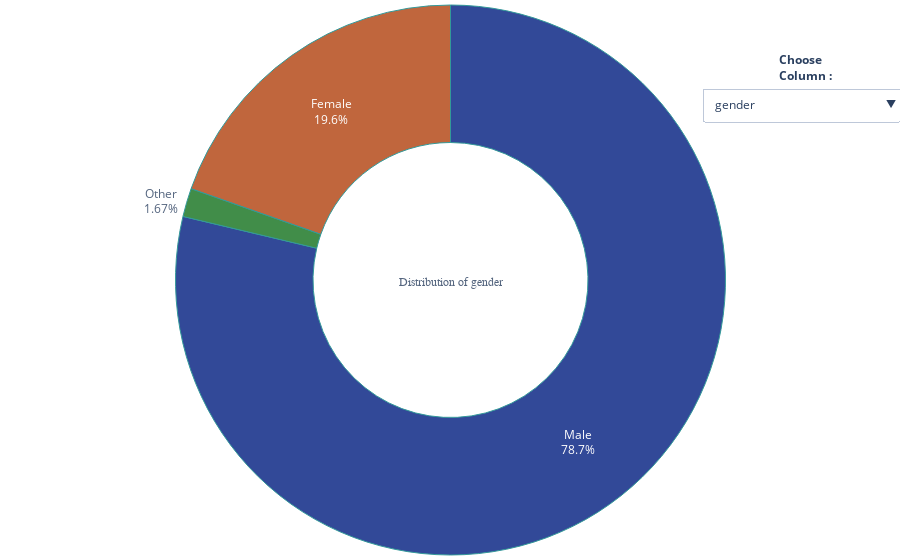

Notebook cell for this chart:
### Code cell
# Univariate visualization of categorical variables

df_ = df.drop(['age'], axis=1)

buttons = []
i = 0
vis = [False] * 24

for col in df_.columns:
    vis[i] = True
    buttons.append({'label' : col,
             'method' : 'update',
             'args'   : [{'visible' : vis},
             {'title'  : col}] })
    i+=1
    vis = [False] * 24

fig = go.Figure()

for col in df_.columns:
    fig.add_trace(go.Pie(
             values = df_[col].value_counts(),
             labels = df_[col].value_counts().index,
             title = dict(text = 'Distribution of {}'.format(col),
                          font = dict(size=12, family = 'Arial'),
                          ),
             hole = 0.5,
             hoverinfo='label+percent',))

fig.update_traces(hoverinfo='label+percent',
                  textinfo='label+percent',
                  textfont_size=12,
                  opacity = 0.8,
                  showlegend = False,
                  marker = dict(colors = sns.color_palette('dark').as_hex(),
                              line=dict(color='#008080', width=1)))


fig.update_layout(margin=dict(t=0, b=0, l=0, r=0),
                  updatemenus = [dict(
                        type = 'dropdown',
                        x = 1.15,
                        y = 0.85,
                        showactive = True,
                        active = 0,
                        buttons = buttons)],
                 annotations=[
                             dict(text = "<b>Choose<br>Column<b> : ",
                             showarrow=False,
                             x = 1.06, y = 0.92, yref = "paper", align = "left")])

for i in range(1,22):
    fig.data[i].visible = False

fig.show()

### Figure 1 — Plotly figure (JSON) as saved in the notebook; plotly's stock layout.template omitted (floating-point values rounded to 4 significant figures)
{"data": [{"hole": 0.5, "hoverinfo": "label+percent", "labels": ["Male", "Female", "Other"], "marker": {"colors": ["#001c7f", "#b1400d", "#12711c", "#8c0800", "#591e71", "#592f0d", "#a23582", "#3c3c3c", "#b8850a", "#006374"], "line": {"color": "#008080", "width": 1}}, "opacity": 0.8, "showlegend": false, "textfont": {"size": 12}, "textinfo": "label+percent", "title": {"font": {"family": "Arial", "size": 12}, "text": "Distribution of gender"}, "type": "pie", "values": [991, 247, 21]}, {"hole": 0.5, "hoverinfo": "label+percent", "labels": ["No", "Yes", "Don't know"], "marker": {"colors": ["#001c7f", "#b1400d", "#12711c", "#8c0800", "#591e71", "#592f0d", "#a23582", "#3c3c3c", "#b8850a", "#006374"], "line": {"color": "#008080", "width": 1}}, "opacity": 0.8, "showlegend": false, "textfont": {"size": 12}, "textinfo": "label+percent", "title": {"font": {"family": "Arial", "size": 12}, "text": "Distribution of self_employed"}, "type": "pie", "values": [1095, 146, 18], "visible": false}, {"hole": 0.5, "hoverinfo": "label+percent", "labels": ["No", "Yes"], "marker": {"colors": ["#001c7f", "#b1400d", "#12711c", "#8c0800", "#591e71", "#592f0d", "#a23582", "#3c3c3c", "#b8850a", "#006374"], "line": {"color": "#008080", "width": 1}}, "opacity": 0.8, "showlegend": false, "textfont": {"size": 12}, "textinfo": "label+percent", "title": {"font": {"family": "Arial", "size": 12}, "text": "Distribution of family_history"}, "type": "pie", "values": [767, 492], "visible": false}, {"hole": 0.5, "hoverinfo": "label+percent", "labels": ["Yes", "No"], "marker": {"colors": ["#001c7f", "#b1400d", "#12711c", "#8c0800", "#591e71", "#592f0d", "#a23582", "#3c3c3c", "#b8850a", "#006374"], "line": {"color": "#008080", "width": 1}}, "opacity": 0.8, "showlegend": false, "textfont": {"size": 12}, "textinfo": "label+percent", "title": {"font": {"family": "Arial", "size": 12}, "text": "Distribution of treatment"}, "type": "pie", "values": [637, 622], "visible": false}, {"hole": 0.5, "hoverinfo": "label+percent", "labels": ["Sometimes", "Don't know", "Never", "Rarely", "Often"], "marker": {"colors": ["#001c7f", "#b1400d", "#12711c", "#8c0800", "#591e71", "#592f0d", "#a23582", "#3c3c3c", "#b8850a", "#006374"], "line": {"color": "#008080", "width": 1}}, "opacity": 0.8, "showlegend": false, "textfont": {"size": 12}, "textinfo": "label+percent", "title": {"font": {"family": "Arial", "size": 12}, "text": "Distribution of work_interfere"}, "type": "pie", "values": [465, 264, 213, 173, 144], "visible": false}, {"hole": 0.5, "hoverinfo": "label+percent", "labels": ["6-25", "26-100", "More than 1000", "100-500", "1-5", "500-1000"], "marker": {"colors": ["#001c7f", "#b1400d", "#12711c", "#8c0800", "#591e71", "#592f0d", "#a23582", "#3c3c3c", "#b8850a", "#006374"], "line": {"color": "#008080", "width": 1}}, "opacity": 0.8, "showlegend": false, "textfont": {"size": 12}, "textinfo": "label+percent", "title": {"font": {"family": "Arial", "size": 12}, "text": "Distribution of no_employees"}, "type": "pie", "values": [290, 289, 282, 176, 162, 60], "visible": false}, {"hole": 0.5, "hoverinfo": "label+percent", "labels": ["No", "Yes"], "marker": {"colors": ["#001c7f", "#b1400d", "#12711c", "#8c0800", "#591e71", "#592f0d", "#a23582", "#3c3c3c", "#b8850a", "#006374"], "line": {"color": "#008080", "width": 1}}, "opacity": 0.8, "showlegend": false, "textfont": {"size": 12}, "textinfo": "label+percent", "title": {"font": {"family": "Arial", "size": 12}, "text": "Distribution of remote_work"}, "type": "pie", "values": [883, 376], "visible": false}, {"hole": 0.5, "hoverinfo": "label+percent", "labels": ["Yes", "No"], "marker": {"colors": ["#001c7f", "#b1400d", "#12711c", "#8c0800", "#591e71", "#592f0d", "#a23582", "#3c3c3c", "#b8850a", "#006374"], "line": {"color": "#008080", "width": 1}}, "opacity": 0.8, "showlegend": false, "textfont": {"size": 12}, "textinfo": "label+percent", "title": {"font": {"family": "Arial", "size": 12}, "text": "Distribution of tech_company"}, "type": "pie", "values": [1031, 228], "visible": false}, {"hole": 0.5, "hoverinfo": "label+percent", "labels": ["Yes", "Don't know", "No"], "marker": {"colors": ["#001c7f", "#b1400d", "#12711c", "#8c0800", "#591e71", "#592f0d", "#a23582", "#3c3c3c", "#b8850a", "#006374"], "line": {"color": "#008080", "width": 1}}, "opacity": 0.8, "showlegend": false, "textfont": {"size": 12}, "textinfo": "label+percent", "title": {"font": {"family": "Arial", "size": 12}, "text": "Distribution of benefits"}, "type": "pie", "values": [477, 408, 374], "visible": false}, {"hole": 0.5, "hoverinfo": "label+percent", "labels": ["No", "Yes", "Not sure"], "marker": {"colors": ["#001c7f", "#b1400d", "#12711c", "#8c0800", "#591e71", "#592f0d", "#a23582", "#3c3c3c", "#b8850a", "#006374"], "line": {"color": "#008080", "width": 1}}, "opacity": 0.8, "showlegend": false, "textfont": {"size": 12}, "textinfo": "label+percent", "title": {"font": {"family": "Arial", "size": 12}, "text": "Distribution of care_options"}, "type": "pie", "values": [501, 444, 314], "visible": false}, {"hole": 0.5, "hoverinfo": "label+percent", "labels": ["No", "Yes", "Don't know"], "marker": {"colors": ["#001c7f", "#b1400d", "#12711c", "#8c0800", "#591e71", "#592f0d", "#a23582", "#3c3c3c", "#b8850a", "#006374"], "line": {"color": "#008080", "width": 1}}, "opacity": 0.8, "showlegend": false, "textfont": {"size": 12}, "textinfo": "label+percent", "title": {"font": {"family": "Arial", "size": 12}, "text": "Distribution of wellness_program"}, "type": "pie", "values": [842, 229, 188], "visible": false}, {"hole": 0.5, "hoverinfo": "label+percent", "labels": ["No", "Don't know", "Yes"], "marker": {"colors": ["#001c7f", "#b1400d", "#12711c", "#8c0800", "#591e71", "#592f0d", "#a23582", "#3c3c3c", "#b8850a", "#006374"], "line": {"color": "#008080", "width": 1}}, "opacity": 0.8, "showlegend": false, "textfont": {"size": 12}, "textinfo": "label+percent", "title": {"font": {"family": "Arial", "size": 12}, "text": "Distribution of seek_help"}, "type": "pie", "values": [646, 363, 250], "visible": false}, {"hole": 0.5, "hoverinfo": "label+percent", "labels": ["Don't know", "Yes", "No"], "marker": {"colors": ["#001c7f", "#b1400d", "#12711c", "#8c0800", "#591e71", "#592f0d", "#a23582", "#3c3c3c", "#b8850a", "#006374"], "line": {"color": "#008080", "width": 1}}, "opacity": 0.8, "showlegend": false, "textfont": {"size": 12}, "textinfo": "label+percent", "title": {"font": {"family": "Arial", "size": 12}, "text": "Distribution of anonymity"}, "type": "pie", "values": [819, 375, 65], "visible": false}, {"hole": 0.5, "hoverinfo": "label+percent", "labels": ["Don't know", "Somewhat easy", "Very easy", "Somewhat difficult", "Very difficult"], "marker": {"colors": ["#001c7f", "#b1400d", "#12711c", "#8c0800", "#591e71", "#592f0d", "#a23582", "#3c3c3c", "#b8850a", "#006374"], "line": {"color": "#008080", "width": 1}}, "opacity": 0.8, "showlegend": false, "textfont": {"size": 12}, "textinfo": "label+percent", "title": {"font": {"family": "Arial", "size": 12}, "text": "Distribution of leave"}, "type": "pie", "values": [563, 266, 206, 126, 98], "visible": false}, {"hole": 0.5, "hoverinfo": "label+percent", "labels": ["No", "Maybe", "Yes"], "marker": {"colors": ["#001c7f", "#b1400d", "#12711c", "#8c0800", "#591e71", "#592f0d", "#a23582", "#3c3c3c", "#b8850a", "#006374"], "line": {"color": "#008080", "width": 1}}, "opacity": 0.8, "showlegend": false, "textfont": {"size": 12}, "textinfo": "label+percent", "title": {"font": {"family": "Arial", "size": 12}, "text": "Distribution of mental_health_consequence"}, "type": "pie", "values": [490, 477, 292], "visible": false}, {"hole": 0.5, "hoverinfo": "label+percent", "labels": ["No", "Maybe", "Yes"], "marker": {"colors": ["#001c7f", "#b1400d", "#12711c", "#8c0800", "#591e71", "#592f0d", "#a23582", "#3c3c3c", "#b8850a", "#006374"], "line": {"color": "#008080", "width": 1}}, "opacity": 0.8, "showlegend": false, "textfont": {"size": 12}, "textinfo": "label+percent", "title": {"font": {"family": "Arial", "size": 12}, "text": "Distribution of phys_health_consequence"}, "type": "pie", "values": [925, 273, 61], "visible": false}, {"hole": 0.5, "hoverinfo": "label+percent", "labels": ["Some of them", "No", "Yes"], "marker": {"colors": ["#001c7f", "#b1400d", "#12711c", "#8c0800", "#591e71", "#592f0d", "#a23582", "#3c3c3c", "#b8850a", "#006374"], "line": {"color": "#008080", "width": 1}}, "opacity": 0.8, "showlegend": false, "textfont": {"size": 12}, "textinfo": "label+percent", "title": {"font": {"family": "Arial", "size": 12}, "text": "Distribution of coworkers"}, "type": "pie", "values": [774, 260, 225], "visible": false}, {"hole": 0.5, "hoverinfo": "label+percent", "labels": ["Yes", "No", "Some of them"], "marker": {"colors": ["#001c7f", "#b1400d", "#12711c", "#8c0800", "#591e71", "#592f0d", "#a23582", "#3c3c3c", "#b8850a", "#006374"], "line": {"color": "#008080", "width": 1}}, "opacity": 0.8, "showlegend": false, "textfont": {"size": 12}, "textinfo": "label+percent", "title": {"font": {"family": "Arial", "size": 12}, "text": "Distribution of supervisor"}, "type": "pie", "values": [516, 393, 350], "visible": false}, {"hole": 0.5, "hoverinfo": "label+percent", "labels": ["No", "Maybe", "Yes"], "marker": {"colors": ["#001c7f", "#b1400d", "#12711c", "#8c0800", "#591e71", "#592f0d", "#a23582", "#3c3c3c", "#b8850a", "#006374"], "line": {"color": "#008080", "width": 1}}, "opacity": 0.8, "showlegend": false, "textfont": {"size": 12}, "textinfo": "label+percent", "title": {"font": {"family": "Arial", "size": 12}, "text": "Distribution of mental_health_interview"}, "type": "pie", "values": [1008, 207, 44], "visible": false}, {"hole": 0.5, "hoverinfo": "label+percent", "labels": ["Maybe", "No", "Yes"], "marker": {"colors": ["#001c7f", "#b1400d", "#12711c", "#8c0800", "#591e71", "#592f0d", "#a23582", "#3c3c3c", "#b8850a", "#006374"], "line": {"color": "#008080", "width": 1}}, "opacity": 0.8, "showlegend": false, "textfont": {"size": 12}, "textinfo": "label+percent", "title": {"font": {"family": "Arial", "size": 12}, "text": "Distribution of phys_health_interview"}, "type": "pie", "values": [557, 500, 202], "visible": false}, {"hole": 0.5, "hoverinfo": "label+percent", "labels": ["Don't know", "Yes", "No"], "marker": {"colors": ["#001c7f", "#b1400d", "#12711c", "#8c0800", "#591e71", "#592f0d", "#a23582", "#3c3c3c", "#b8850a", "#006374"], "line": {"color": "#008080", "width": 1}}, "opacity": 0.8, "showlegend": false, "textfont": {"size": 12}, "textinfo": "label+percent", "title": {"font": {"family": "Arial", "size": 12}, "text": "Distribution of mental_vs_physical"}, "type": "pie", "values": [576, 343, 340], "visible": false}, {"hole": 0.5, "hoverinfo": "label+percent", "labels": ["No", "Yes"], "marker": {"colors": ["#001c7f", "#b1400d", "#12711c", "#8c0800", "#591e71", "#592f0d", "#a23582", "#3c3c3c", "#b8850a", "#006374"], "line": {"color": "#008080", "width": 1}}, "opacity": 0.8, "showlegend": false, "textfont": {"size": 12}, "textinfo": "label+percent", "title": {"font": {"family": "Arial", "size": 12}, "text": "Distribution of obs_consequence"}, "type": "pie", "values": [1075, 184], "visible": false}], "layout": {"annotations": [{"align": "left", "showarrow": false, "text": "<b>Choose<br>Column<b> : ", "x": 1.06, "y": 0.92, "yref": "paper"}], "margin": {"b": 0, "l": 0, "r": 0, "t": 0}, "updatemenus": [{"active": 0, "buttons": [{"args": [{"visible": [true, false, false, false, false, false, false, false, false, false, false, false, false, false, false, false, false, false, false, false, false, false, false, false]}, {"title": "gender"}], "label": "gender", "method": "update"}, {"args": [{"visible": [false, true, false, false, false, false, false, false, false, false, false, false, false, false, false, false, false, false, false, false, false, false, false, false]}, {"title": "self_employed"}], "label": "self_employed", "method": "update"}, {"args": [{"visible": [false, false, true, false, false, false, false, false, false, false, false, false, false, false, false, false, false, false, false, false, false, false, false, false]}, {"title": "family_history"}], "label": "family_history", "method": "update"}, {"args": [{"visible": [false, false, false, true, false, false, false, false, false, false, false, false, false, false, false, false, false, false, false, false, false, false, false, false]}, {"title": "treatment"}], "label": "treatment", "method": "update"}, {"args": [{"visible": [false, false, false, false, true, false, false, false, false, false, false, false, false, false, false, false, false, false, false, false, false, false, false, false]}, {"title": "work_interfere"}], "label": "work_interfere", "method": "update"}, {"args": [{"visible": [false, false, false, false, false, true, false, false, false, false, false, false, false, false, false, false, false, false, false, false, false, false, false, false]}, {"title": "no_employees"}], "label": "no_employees", "method": "update"}, {"args": [{"visible": [false, false, false, false, false, false, true, false, false, false, false, false, false, false, false, false, false, false, false, false, false, false, false, false]}, {"title": "remote_work"}], "label": "remote_work", "method": "update"}, {"args": [{"visible": [false, false, false, false, false, false, false, true, false, false, false, false, false, false, false, false, false, false, false, false, false, false, false, false]}, {"title": "tech_company"}], "label": "tech_company", "method": "update"}, {"args": [{"visible": [false, false, false, false, false, false, false, false, true, false, false, false, false, false, false, false, false, false, false, false, false, false, false, false]}, {"title": "benefits"}], "label": "benefits", "method": "update"}, {"args": [{"visible": [false, false, false, false, false, false, false, false, false, true, false, false, false, false, false, false, false, false, false, false, false, false, false, false]}, {"title": "care_options"}], "label": "care_options", "method": "update"}, {"args": [{"visible": [false, false, false, false, false, false, false, false, false, false, true, false, false, false, false, false, false, false, false, false, false, false, false, false]}, {"title": "wellness_program"}], "label": "wellness_program", "method": "update"}, {"args": [{"visible": [false, false, false, false, false, false, false, false, false, false, false, true, false, false, false, false, false, false, false, false, false, false, false, false]}, {"title": "seek_help"}], "label": "seek_help", "method": "update"}, {"args": [{"visible": [false, false, false, false, false, false, false, false, false, false, false, false, true, false, false, false, false, false, false, false, false, false, false, false]}, {"title": "anonymity"}], "label": "anonymity", "method": "update"}, {"args": [{"visible": [false, false, false, false, false, false, false, false, false, false, false, false, false, true, false, false, false, false, false, false, false, false, false, false]}, {"title": "leave"}], "label": "leave", "method": "update"}, {"args": [{"visible": [false, false, false, false, false, false, false, false, false, false, false, false, false, false, true, false, false, false, false, false, false, false, false, false]}, {"title": "mental_health_consequence"}], "label": "mental_health_consequence", "method": "update"}, {"args": [{"visible": [false, false, false, false, false, false, false, false, false, false, false, false, false, false, false, true, false, false, false, false, false, false, false, false]}, {"title": "phys_health_consequence"}], "label": "phys_health_consequence", "method": "update"}, {"args": [{"visible": [false, false, false, false, false, false, false, false, false, false, false, false, false, false, false, false, true, false, false, false, false, false, false, false]}, {"title": "coworkers"}], "label": "coworkers", "method": "update"}, {"args": [{"visible": [false, false, false, false, false, false, false, false, false, false, false, false, false, false, false, false, false, true, false, false, false, false, false, false]}, {"title": "supervisor"}], "label": "supervisor", "method": "update"}, {"args": [{"visible": [false, false, false, false, false, false, false, false, false, false, false, false, false, false, false, false, false, false, true, false, false, false, false, false]}, {"title": "mental_health_interview"}], "label": "mental_health_interview", "method": "update"}, {"args": [{"visible": [false, false, false, false, false, false, false, false, false, false, false, false, false, false, false, false, false, false, false, true, false, false, false, false]}, {"title": "phys_health_interview"}], "label": "phys_health_interview", "method": "update"}, {"args": [{"visible": [false, false, false, false, false, false, false, false, false, false, false, false, false, false, false, false, false, false, false, false, true, false, false, false]}, {"title": "mental_vs_physical"}], "label": "mental_vs_physical", "method": "update"}, {"args": [{"visible": [false, false, false, false, false, false, false, false, false, false, false, false, false, false, false, false, false, false, false, false, false, true, false, false]}, {"title": "obs_consequence"}], "label": "obs_consequence", "method": "update"}], "showactive": true, "type": "dropdown", "x": 1.15, "y": 0.85}]}}
